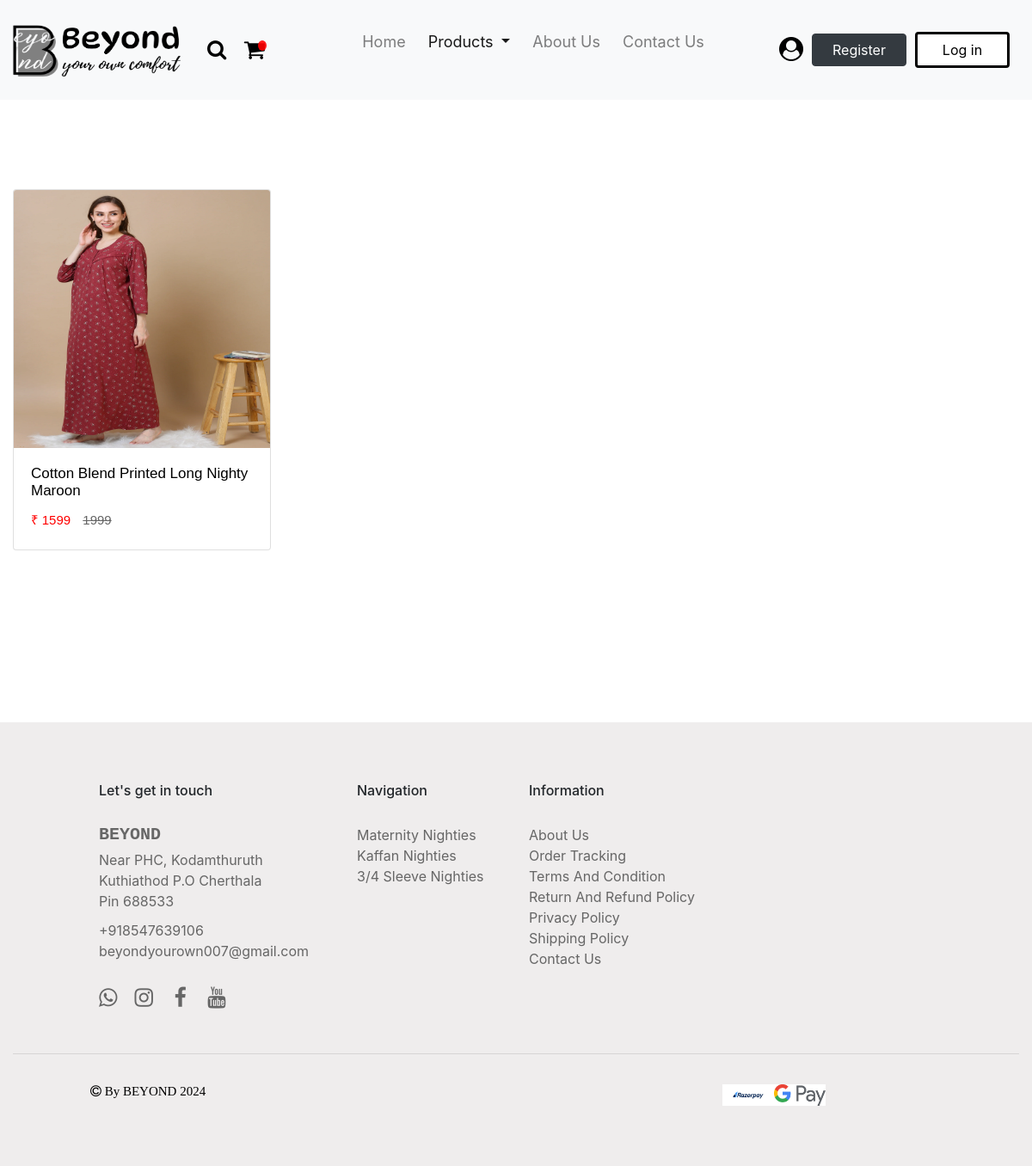
Page /product/threebyfourth_sleeve/ on the earlier database version.
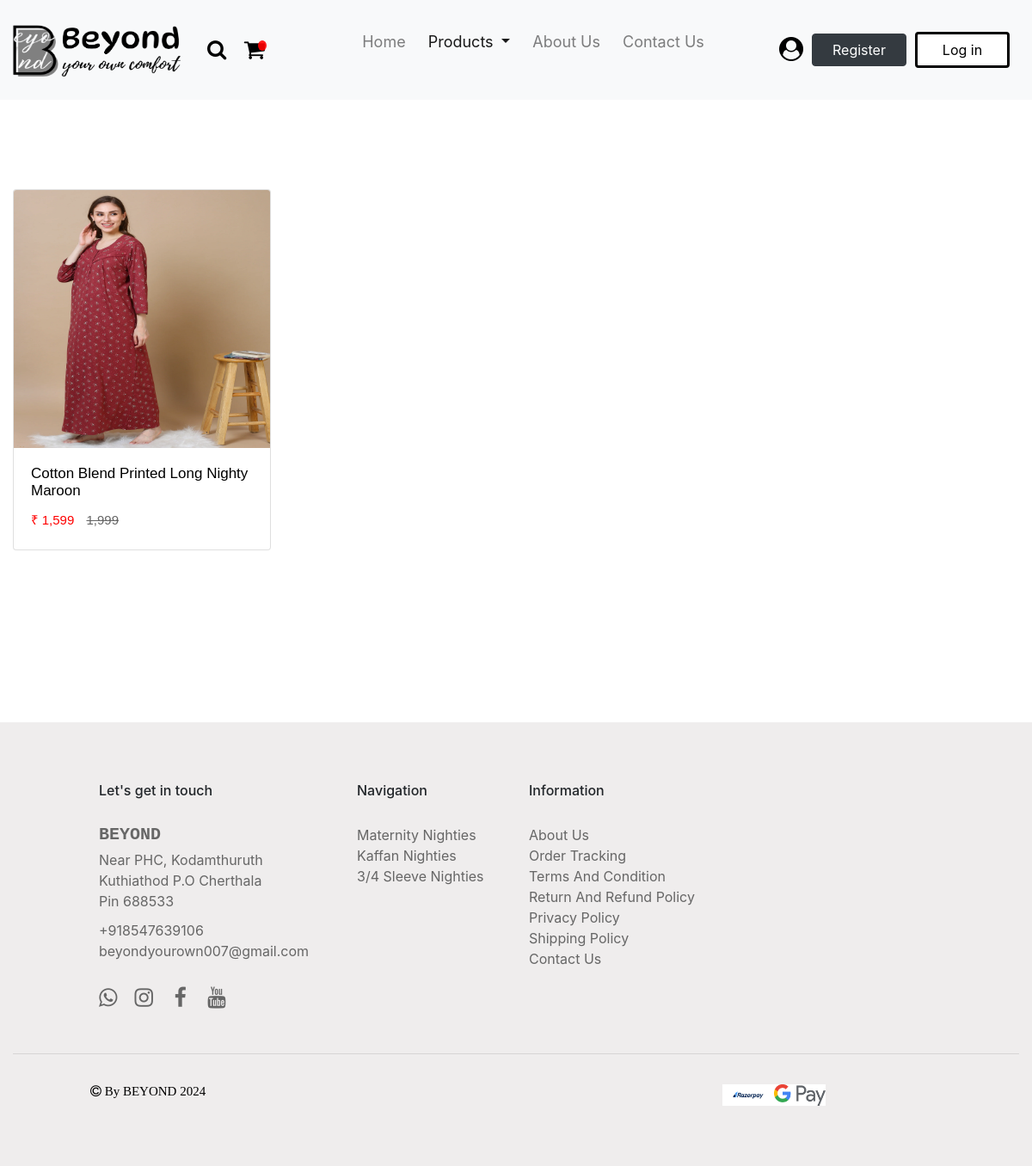
Same page on the later database version.
### products/models.py (models this page shows, shortened)
class Product(BaseModel):
    product_name = models.CharField(max_length = 100)
    slug = models.SlugField(unique = True, null = True, blank = True)
    category = models.ForeignKey(Category, on_delete = models.CASCADE, related_name = "products")
    brand = models.CharField(max_length = 100, null = True)
    price = models.TextField(max_length = 10, null = True)
    dummy_price = models.TextField(max_length = 10, null = True)
    product_description = models.TextField(max_length = 500)
    color = models.CharField(max_length = 100, null = True)
    size_variant = models.ManyToManyField(SizeVariant, blank = True)

class ProductImage(BaseModel):
    product = models.ForeignKey(Product,  on_delete = models.CASCADE, related_name = "product_images")
    image = models.ImageField(upload_to="product")

### products/views.py (the view)
# urls.py: path('threebyfourth_sleeve/', threebyfourth_sleeve, name = 'threebyfourth_sleeve'),
def threebyfourth_sleeve(request):
    category_name = 'Three By Fourth Sleeve Nighties'
    category = Category.objects.get(category_name = category_name)
    products = Product.objects.filter(category = category)
    return render(request, 'product/threebyfourth_sleeve.html', {'category_name': category_name, 'products': products})

### templates/product/threebyfourth_sleeve.html (shortened to what the changed rows need)
{% load static %}
<!DOCTYPE html>
<html lang="en">
<head>
    <link href="https://use.fontawesome.com/releases/v5.0.1/css/all.css" rel="stylesheet">
    <link rel="stylesheet" href="https://cdn.jsdelivr.net/npm/bootstrap@4.6.2/dist/css/bootstrap.min.css">
    <link rel="stylesheet" href="https://cdnjs.cloudflare.com/ajax/libs/font-awesome/4.7.0/css/font-awesome.min.css">
</head>
<body>
    <div class="container-fluid" id="container">
        <div class="row">
            {% for k in products %}
            <div class="col-xs-3 col-lg-3">
                <div class="card">
                    <div class="grid-image">
                        <a href="{% url 'get_products' k.slug %}"><img src="/media/{{k.product_images.first.image}}" class="card-img-top" alt="..."></a>
                    </div>
                    <div class="card-body">
                        <a href="{% url 'get_products' k.slug %}" class="link"><h5 class="card-title">{{k.product_name}}</h5></a>
                        <p class="card-price">₹ {{k.price}} <strike class="dummy-price">{{k.dummy_price}}</strike></p>
                    </div>
                </div>
            </div>
            {% endfor %}
        </div>
    </div>
</body>
</html>

Differences in the rows shown:
changed Product "Cotton Blend Printed Long Nighty Maroon": price "1599" → "1,599"; dummy_price "1999" → "1,999"
